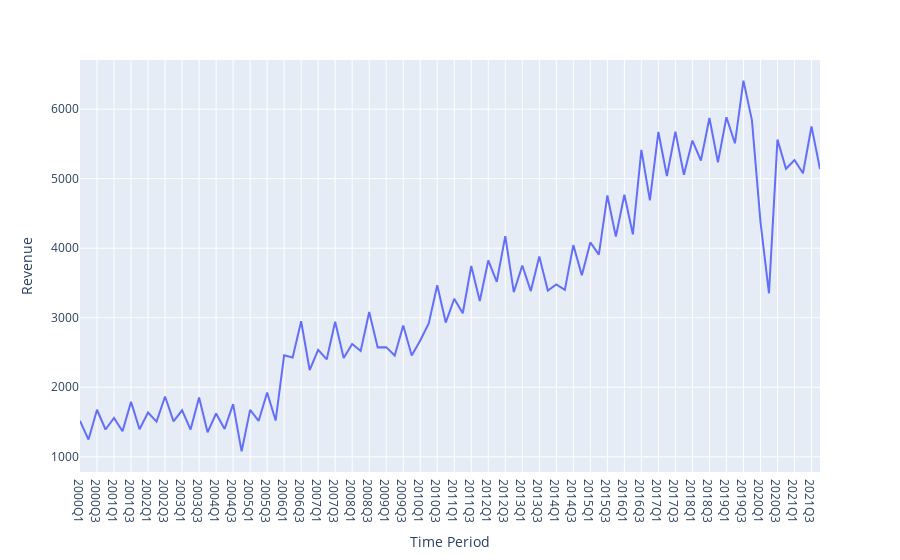

The notebook cell saved with this chart:
### Code cell
px.line(df,x='Time Period',y='Revenue')

### Figure 1 — Plotly figure (JSON) as saved in the notebook; plotly's stock layout.template omitted (floating-point values rounded to 4 significant figures)
{"data": [{"hovertemplate": "Time Period=%{x}<br>Revenue=%{y}<extra></extra>", "legendgroup": "", "line": {"color": "#636efa", "dash": "solid"}, "marker": {"symbol": "circle"}, "mode": "lines", "name": "", "orientation": "v", "showlegend": false, "type": "scatter", "x": ["2000Q1", "2000Q2", "2000Q3", "2000Q4", "2001Q1", "2001Q2", "2001Q3", "2001Q4", "2002Q1", "2002Q2", "2002Q3", "2002Q4", "2003Q1", "2003Q2", "2003Q3", "2003Q4", "2004Q1", "2004Q2", "2004Q3", "2004Q4", "2005Q1", "2005Q2", "2005Q3", "2005Q4", "2006Q1", "2006Q2", "2006Q3", "2006Q4", "2007Q1", "2007Q2", "2007Q3", "2007Q4", "2008Q1", "2008Q2", "2008Q3", "2008Q4", "2009Q1", "2009Q2", "2009Q3", "2009Q4", "2010Q1", "2010Q2", "2010Q3", "2010Q4", "2011Q1", "2011Q2", "2011Q3", "2011Q4", "2012Q1", "2012Q2", "2012Q3", "2012Q4", "2013Q1", "2013Q2", "2013Q3", "2013Q4", "2014Q1", "2014Q2", "2014Q3", "2014Q4", "2015Q1", "2015Q2", "2015Q3", "2015Q4", "2016Q1", "2016Q2", "2016Q3", "2016Q4", "2017Q1", "2017Q2", "2017Q3", "2017Q4", "2018Q1", "2018Q2", "2018Q3", "2018Q4", "2019Q1", "2019Q2", "2019Q3", "2019Q4", "2020Q1", "2020Q2", "2020Q3", "2020Q4", "2021Q1", "2021Q2", "2021Q3", "2021Q4"], "xaxis": "x", "y": [1517, 1248, 1677, 1393, 1558, 1368, 1790, 1396, 1638, 1507, 1868, 1510, 1669, 1392, 1853, 1353, 1623, 1401, 1758, 1078, 1674, 1516, 1924, 1522, 2459, 2428, 2949, 2248, 2538, 2400, 2941, 2420, 2621, 2521, 3083, 2574, 2577, 2457, 2888, 2458, 2674, 2917, 3468, 2931, 3273, 3064, 3744, 3241, 3824, 3517, 4173, 3369, 3751, 3383, 3879, 3391, 3480, 3400, 4044, 3610, 4083, 3907, 4758, 4167, 4769, 4199, 5413, 4687, 5671, 5038, 5677, 5056, 5548, 5261, 5873, 5234, 5883, 5509, 6410, 5838, 4381, 3352, 5561, 5142, 5268, 5077, 5752, 5137], "yaxis": "y"}], "layout": {"legend": {"tracegroupgap": 0}, "margin": {"t": 60}, "xaxis": {"anchor": "y", "domain": [0, 1], "title": {"text": "Time Period"}}, "yaxis": {"anchor": "x", "domain": [0, 1], "title": {"text": "Revenue"}}}}
